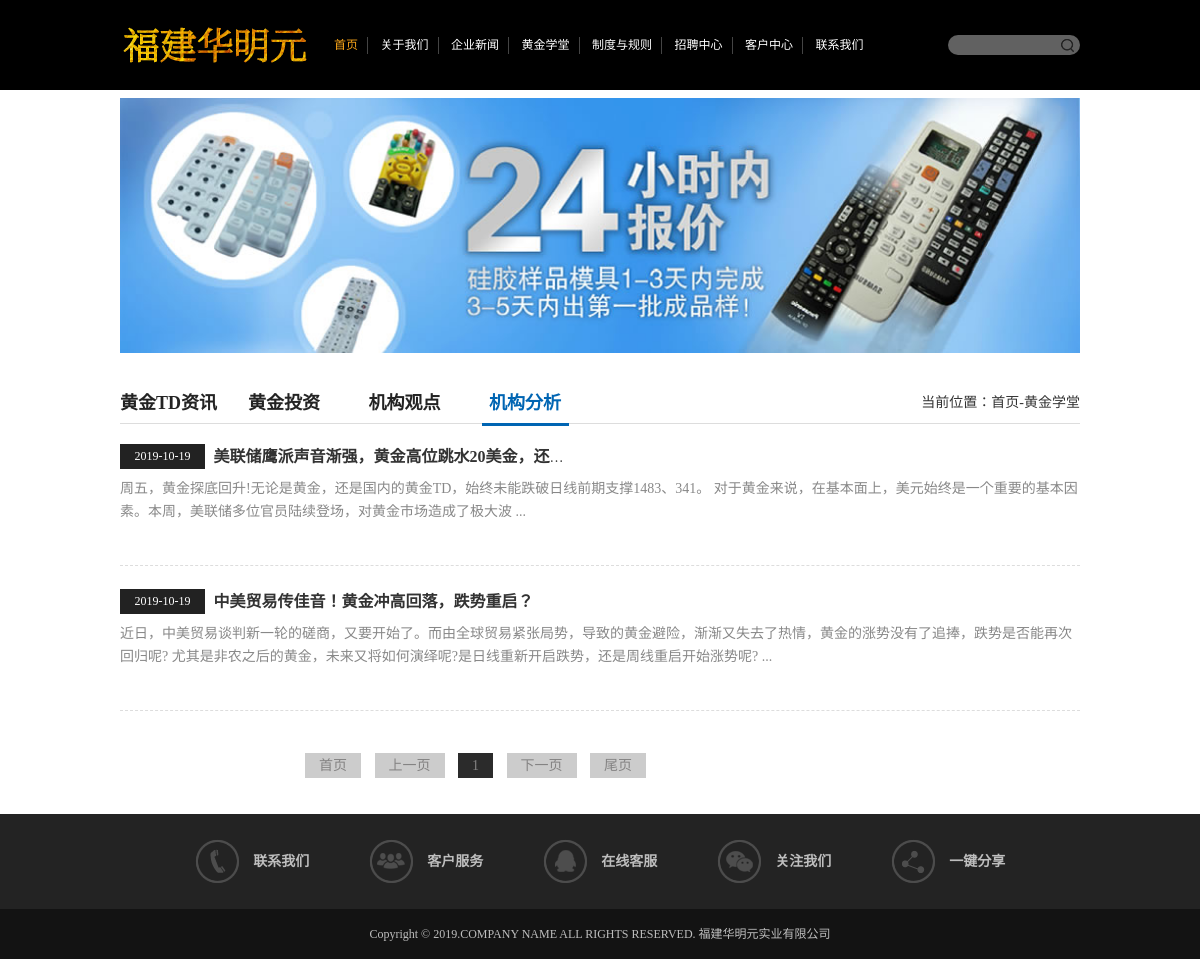
/golds/golds_fx/, run on the app's committed database.
### apps/golds/models.py (models this page shows, shortened)
class Golds(models.Model):
    title = models.CharField(max_length=50, verbose_name="新闻标题", help_text="新闻标题")
    author = models.CharField(max_length=20, verbose_name="新闻来源", help_text="新闻来源")
    gold_type = models.ForeignKey(GoldType, on_delete=models.DO_NOTHING, verbose_name="黄金学堂", help_text="黄金学堂")
    read_num = models.IntegerField(default=0, verbose_name="阅读次数", help_text="阅读次数")
    text = models.TextField(max_length=500, verbose_name="文章摘要", help_text="文章摘要")
    content = RichTextUploadingField(verbose_name="文章", help_text="文章")
    created_time = models.DateTimeField(auto_now_add=True,verbose_name="发布时间", help_text="发布时间")
    class Meta:
        ordering = ["id", '-created_time']
        db_table = "tb_gold"  # 指明数据库表名
        verbose_name = "黄金新闻"  # 在admin站点中显示的名称
        verbose_name_plural = verbose_name  # 显示的复数名称

### apps/golds/views.py (the view)
# urls.py: path('golds_fx/', views.golds_fx,name="golds_fx"),
def golds_fx(request):
    golds_all_list = Golds.objects.only("id","title","created_time","text").filter(gold_type=4).order_by("-created_time")
    paginator = Paginator(golds_all_list, 5)
    page_num = request.GET.get('page', 1)
    page_of_news = paginator.get_page(page_num)
    golds = page_of_news.object_list
    currentr_page_num = page_of_news.number
    page_range = [x for x in range(int(currentr_page_num) - 2, int(currentr_page_num) + 3) if
                  0 < x <= paginator.num_pages]
    return render(request,"golds/golds_fx.html",locals())

### templates/golds/golds_fx.html (shortened to what this page needs)
{% extends "index/base.html" %}
{% block banner %}
<div class="banner banner_s"><img src="../../static/upload/banner.jpg" alt="黄金学堂"/></div>
{% endblock %}
{% block main %}
<div class="space_hx">&nbsp;</div>
<div class="scd clearfix">
	<div class="scd_top">
    	<div class="s_nav">
        	<a href="{% url 'golds' %}"><span>黄金TD资讯</span></a>
            <a href="{% url 'golds_tz' %}"><span>黄金投资</span></a>
            <a href="{% url 'golds_gd' %}"><span>机构观点</span></a>
            <a href="{% url 'golds_fx' %}" class="active"><span>机构分析</span></a>
        </div>
        <div class="pst">
        	当前位置：<a href="{% url 'index' %}">首页</a>-<a href="javascript:void(0);">黄金学堂</a>
        </div>
    </div>
        <div class="news">
            <div class="new_m">
                {% for gold in golds %}
                    <div class="n_m" >
                        <div class="title">
                            <span>{{ gold.created_time|date:"Y-m-d" }}</span>
                            <p class="name"><a href="{% url 'golds_d' gold.id %}" target="_blank" ><b>{{ gold.title }}</b></a></p>
                        </div>
                        <div class="des">
                            {{ gold.text }} ...
                        </div>
                    </div>
                {% endfor %}
            </div>
        </div>
    <div class="space_hx">&nbsp;</div>
    <div class="fenye_box">
    	<a href="?page=1">首页</a>
            {% if page_of_news.has_previous %}
                <a href="?page={{ page_of_news.previous_page_number }}" aria-label="Previous">上一页</a>
            {% else %}
                <a aria-hidden="true">上一页</a>
            {% endif %}
            {% for page_num in page_range %}
                {% if page_num == page_of_news.number %}
                    <a  class="on" style="background-color: #2b2b2b">{{ page_num }}</a>
                {% else %}
                    <a href="?page={{ page_num }}">{{ page_num }}</a>
                {% endif %}
            {% endfor %}
            {% if page_of_news.has_next %}
                <a href="?page={{ page_of_news.next_page_number }}" aria-label="Next">下一页</a>
            {% else %}
                <a aria-hidden="true">下一页</a>
            {% endif %}
           <a href="?page={{ paginator.num_pages }}">尾页</a>
    </div>
    </div>
{% endblock %}

### static/css/thems.css (style rules this page uses)
body { font-family:"Microsoft Yahei";font-size:14px;color:#333; padding:0; margin:0; }
a { color:#333; }
div { -webkit-transition: all .3s ease-in-out 0s;-moz-transition: all .3s ease-in-out 0s;-ms-transition: all .3s ease-in-out 0s;-o-transition: all .3s ease-in-out 0s;transition: all .3s ease-in-out 0s; }
.banner { width:1170px; margin:0px auto; margin-top:8px; }
.banner_s img { width:100%; height:auto; vertical-align:top; }
.scd { width:1170px; margin:0px auto; padding:10px 0 20px; }
.scd .scd_top { width:100%; height:40px; line-height:40px; border-bottom:1px solid #ddd; position:relative; text-align:left; }
.scd .scd_top span { display:inline-block; *display:inline; zoom:1; height:40px; line-height:40px; padding-right:20px; font-size:20px; color:#232323; font-weight:bold; border-bottom:3px solid #232323; position:absolute; left:0; top:0; z-index:99; }
.scd .scd_top .s_nav { width:70%; text-align:left; height:40px; line-height:40px; }
.scd .scd_top .s_nav a { display:inline-block; *display:inline; zoom:1; width:87px; text-align:center; margin-right:30px; height:40px; line-height:40px; position:relative; white-space:nowrap; }
.scd .scd_top .s_nav a span { width:100%; height:40px; line-height:40px; font-size:18px; color:#232323; padding-right:0; border:0; }
.scd .scd_top .s_nav a.active span { color:#0065B3; border-bottom:3px solid #0065B3; position:absolute; left:0; top:0; z-index:99; }
.scd .scd_top .pst { width:50%; height:40px; line-height:40px; text-align:right; position:absolute; right:0; top:0; font-size:14px; }
.news { width:100%; }
.news .new_m { width:100%; padding-top:20px; }
.news .n_m { width:100%; padding-bottom:23px; margin-bottom:23px; border-bottom:1px dashed #ddd; }
.news .n_m .title { width:100%; height:25px; line-height:25px; text-align:left; margin-bottom:8px; }
.news .n_m .title span,.news .n_m .title p { display:inline-block; *display:inline; zoom:1; height:25px; line-height:25px; vertical-align:top; }
.news .n_m .title span { width:85px; text-align:center; font-size:12px; color:#fff; background:#222222; }
.news .n_m .title p { width:445px; margin-left:5px; white-space:nowrap; overflow:hidden; text-overflow:ellipsis; }
.news .n_m .title p a { font-size:16px; }
.news .n_m .des { width:100%; height:65px; font-size:14px; line-height:170%; color:#888; overflow:hidden; }
.fenye_box { width:600px; margin:0 auto 20px; }
.fenye_box a { color:#848383; font-size:14px; padding:5px 14px; background:#CCC; margin:0 5px }

### static/css/responsive.css (style rules this page uses)
@media screen and (max-width:1200px) { .header .head,.banner,.i_ma,.i_mb,.friend,.fn_bg .f_nav,.scd { width:960px; } }
@media screen and (max-width:1200px) { .news .n_m .title p { width:355px; } }

### data on the page
Golds: created_time "2019-10-19", title "美联储鹰派声音渐强，黄金高位跳水20美金，还…", text "周五，黄金探底回升!无论是黄金，还是国内的黄金TD，始终未能跌破日线前期支撑1483、341。 对于黄金来说，在基本面上，美元始终是一个重要的基本因素。本周，美联储多位官员陆续登场，对黄金市场造成了极大波"
Golds: created_time "2019-10-19", title "中美贸易传佳音！黄金冲高回落，跌势重启？", text "近日，中美贸易谈判新一轮的磋商，又要开始了。而由全球贸易紧张局势，导致的黄金避险，渐渐又失去了热情，黄金的涨势没有了追捧，跌势是否能再次回归呢? 尤其是非农之后的黄金，未来又将如何演绎呢?是日线重新开启跌势，还是周线重启开始涨势呢?"

### other printed values
{{ page_num }} "1"
